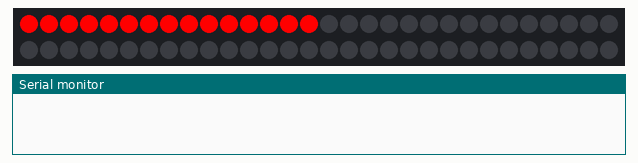
A sketch run on a simulated ESP8266 (NodeMCU). Shown: 60 RGB LEDs in strip order, left to right, continuing on the next row, the last lines printed to the serial monitor. WiFi joins after 1.5 s; servers stay silent unless stated.

Above: at 1.1 s.
At 2.0 s:
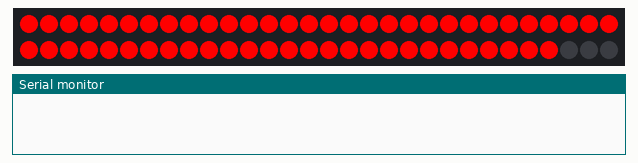
At 2.9 s:
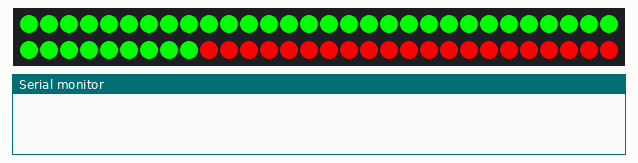
At 3.9 s:
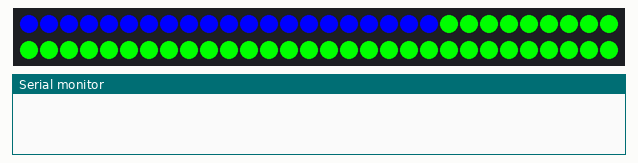
At 4.7 s:
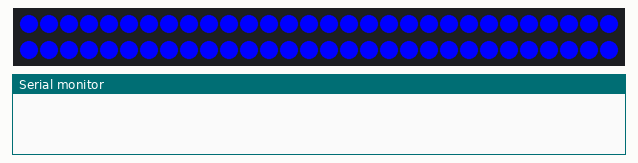
At 6.8 s:
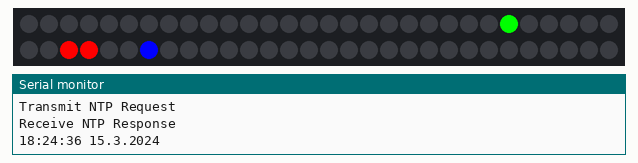

Measured:
- what the display in image 4 shows lasts 2.1 s, from 4.7 s to 6.8 s

The sketch:

CytronESPAnalogClock.ino
```cpp
/*
 * Time_NTP.pde
 * Example showing time sync to NTP time source
 *
 * This sketch uses the ESP8266WiFi library
 */
#include <Adafruit_NeoPixel.h>
#include <TimeLib.h>
#include <ESP8266WiFi.h>
#include <WiFiUdp.h>

// define pins
#define NEOPIN 15

Adafruit_NeoPixel strip = Adafruit_NeoPixel(60, NEOPIN, NEO_GRB + NEO_KHZ800);

const char *ssid[3] = {"Cytron-Asus", "Cytron-Asus1", "Cytron-R&D"};  //  your network SSID (name)
const char pass[] = "f5f4f3f2f1";       // your network password

// NTP Servers:
IPAddress timeServer(132, 163, 4, 101); // time-a.timefreq.bldrdoc.gov
// IPAddress timeServer(132, 163, 4, 102); // time-b.timefreq.bldrdoc.gov
// IPAddress timeServer(132, 163, 4, 103); // time-c.timefreq.bldrdoc.gov


const int timeZone = 8;     // Central European Time

#define BRIGHTNESS 255 // set max brightness

WiFiUDP Udp;
unsigned int localPort = 8888;  // local port to listen for UDP packets

time_t prevDisplay = 0; // when the digital clock was displayed

// Fill the dots one after the other with a color
void colorWipe(uint32_t c, uint8_t wait) {
  for(uint16_t i=0; i<strip.numPixels(); i++) {
  strip.setPixelColor(i, c);
  strip.show();
  delay(wait);
  }
}

void printDigits(int digits){
  // utility for digital clock display: prints preceding colon and leading 0
  Serial.print(":");
  if(digits < 10)
    Serial.print('0');
  Serial.print(digits);
}

void digitalClockDisplay(){
  // digital clock display of the time
  int _hour = hour();
  int _minute = minute();
  int _second = second();

  Serial.print(_hour);
  printDigits(_minute);
  printDigits(_second);
  Serial.print(" ");
  Serial.print(day());
  Serial.print(".");
  Serial.print(month());
  Serial.print(".");
  Serial.print(year());
  Serial.println();

  if(_hour>11){
    _hour -=12;
  }
  _hour = (_hour*60 + _minute) / 12;  //each red dot represent 24 minutes.

  // arc mode
  for(uint8_t i=0; i<strip.numPixels(); i++) {
    //clear all pixels
    strip.setPixelColor(i, strip.Color(0, 0, 0));
  }
  //light up hour needle
  strip.setPixelColor(_hour, strip.Color(255, 0, 0));
  //strip.setPixelColor((_hour-1<0)?59:_hour-1, strip.Color(255, 0, 0));
  strip.setPixelColor((_hour+1>59)?1:_hour+1, strip.Color(255, 0, 0));

  //light up minute needle
  strip.setPixelColor(_minute, strip.Color(0, 255, 0));
  //trip.setPixelColor((_minute+1>59)?1:_minute+1, strip.Color(0, 255, 0));

  //light up second needle
  strip.setPixelColor(_second, strip.Color(0, 0, 255));

  //display
  strip.show();

  // wait
  delay(100);

}

/*-------- NTP code ----------*/

const int NTP_PACKET_SIZE = 48; // NTP time is in the first 48 bytes of message
byte packetBuffer[NTP_PACKET_SIZE]; //buffer to hold incoming & outgoing packets

// send an NTP request to the time server at the given address
void sendNTPpacket(IPAddress &address)
{
  // set all bytes in the buffer to 0
  memset(packetBuffer, 0, NTP_PACKET_SIZE);
  // Initialize values needed to form NTP request
  // (see URL above for details on the packets)
  packetBuffer[0] = 0b11100011;   // LI, Version, Mode
  packetBuffer[1] = 0;     // Stratum, or type of clock
  packetBuffer[2] = 6;     // Polling Interval
  packetBuffer[3] = 0xEC;  // Peer Clock Precision
  // 8 bytes of zero for Root Delay & Root Dispersion
  packetBuffer[12]  = 49;
  packetBuffer[13]  = 0x4E;
  packetBuffer[14]  = 49;
  packetBuffer[15]  = 52;
  // all NTP fields have been given values, now
  // you can send a packet requesting a timestamp:
  Udp.beginPacket(address, 123); //NTP requests are to port 123
  Udp.write(packetBuffer, NTP_PACKET_SIZE);
  Udp.endPacket();
}

time_t getNtpTime()
{
  while (Udp.parsePacket() > 0) ; // discard any previously received packets
  Serial.println("Transmit NTP Request");
  sendNTPpacket(timeServer);
  uint32_t beginWait = millis();
  while (millis() - beginWait < 1500) {
    int size = Udp.parsePacket();
    if (size >= NTP_PACKET_SIZE) {
      Serial.println("Receive NTP Response");
      Udp.read(packetBuffer, NTP_PACKET_SIZE);  // read packet into the buffer
      unsigned long secsSince1900;
      // convert four bytes starting at location 40 to a long integer
      secsSince1900 =  (unsigned long)packetBuffer[40] << 24;
      secsSince1900 |= (unsigned long)packetBuffer[41] << 16;
      secsSince1900 |= (unsigned long)packetBuffer[42] << 8;
      secsSince1900 |= (unsigned long)packetBuffer[43];
      return secsSince1900 - 2208988800UL + timeZone * SECS_PER_HOUR;
    }
  }
  Serial.println("No NTP Response :-(");
  return 0; // return 0 if unable to get the time
}

void setup()
{
  Serial.begin(9600);
  while (!Serial) ; // Needed for Leonardo only
  delay(250);

  strip.begin();
  strip.show(); // Initialize all pixels to 'off'

  strip.setBrightness(BRIGHTNESS); // set brightness

  // startup sequence
  delay(500);
  colorWipe(strip.Color(255, 0, 0), 20); // Red
  colorWipe(strip.Color(0, 255, 0), 20); // Green
  colorWipe(strip.Color(0, 0, 255), 20); // Blue
  delay(500);

  Serial.println("TimeNTP Example");
  Serial.print("Connecting to ");

  uint8_t num = 0;
  WiFi.begin(ssid[num%3], pass);
  Serial.println(ssid[num]);

  int retry = 60;
  while (WiFi.status() != WL_CONNECTED) {
    delay(500);
    Serial.print(".");
    if(--retry == 0){
      num = (num + 1)%3;
      WiFi.begin(ssid[num], pass);
      Serial.print("Connecting to ");
      Serial.println(ssid[num]);
      retry = 60;
    }
  }

  Serial.print("IP number assigned by DHCP is ");
  Serial.println(WiFi.localIP());
  Serial.println("Starting UDP");
  Udp.begin(localPort);
  Serial.print("Local port: ");
  Serial.println(Udp.localPort());
  Serial.println("waiting for sync");
  setSyncProvider(getNtpTime);

}

void loop()
{
  if (timeStatus() != timeNotSet) {
    if (now() != prevDisplay) { //update the display only if time has changed
      prevDisplay = now();
      digitalClockDisplay();
    }
  }
}
```
